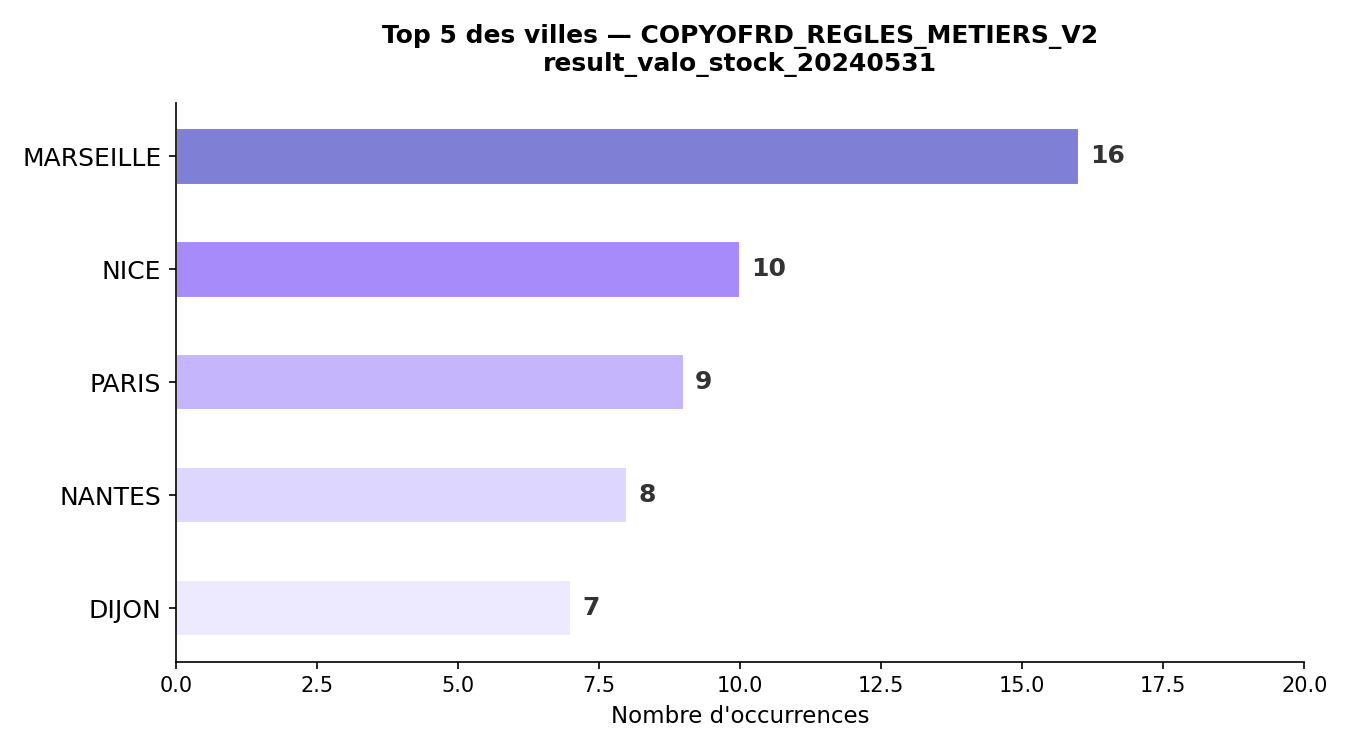

Here is the Python script that generated this plot:
import matplotlib.pyplot as plt
import matplotlib.patches as mpatches

cities = ["MARSEILLE", "NICE", "PARIS", "NANTES", "DIJON"]
counts = [16, 10, 9, 8, 7]
colors = ["#7f7fd5", "#a78bfa", "#c4b5fd", "#ddd6fe", "#ede9fe"]

fig, ax = plt.subplots(figsize=(9, 5))
bars = ax.barh(cities[::-1], counts[::-1], color=colors[::-1], edgecolor="white", height=0.5)

for bar, count in zip(bars, counts[::-1]):
    ax.text(bar.get_width() + 0.2, bar.get_y() + bar.get_height() / 2,
            str(count), va="center", fontsize=12, fontweight="bold", color="#333")

ax.set_xlabel("Nombre d'occurrences", fontsize=11)
ax.set_title("Top 5 des villes — COPYOFRD_REGLES_METIERS_V2\nresult_valo_stock_20240531",
             fontsize=12, fontweight="bold", pad=15)
ax.set_xlim(0, 20)
ax.spines["top"].set_visible(False)
ax.spines["right"].set_visible(False)
ax.tick_params(axis="y", labelsize=12)

plt.tight_layout()
plt.savefig("/Users/anthonyguignard/Desktop/mon-portfolio/villes_distribution.png", dpi=150)
plt.show()
